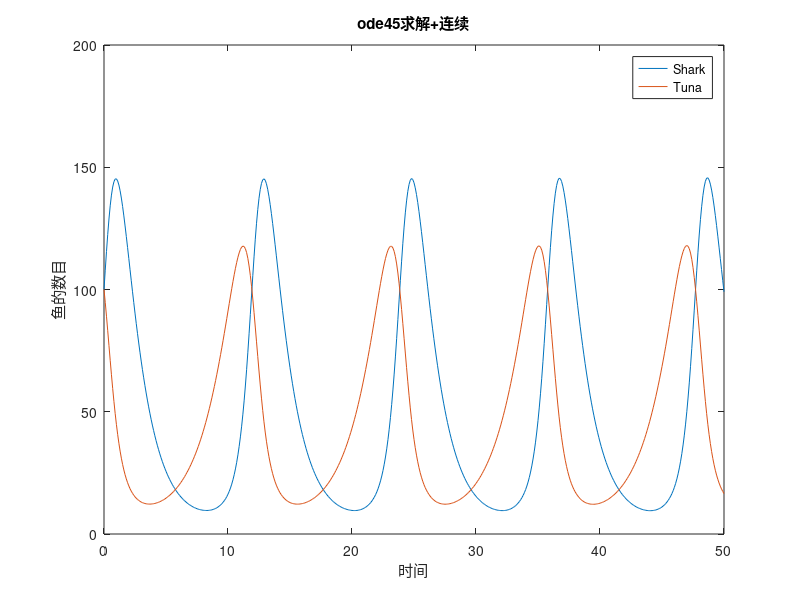

MATLAB code for this plot:
f = @(t, y) [0.015*y(1)*y(2)-0.7*y(1); 0.5*y(2)-0.01*y(1)*y(2)];
tspan=[0:0.1:50];
y0=[100;100];
[t, y] = ode45(f, tspan, y0);
plot(t, y(:, 1), t, y(:, 2));
title('ode45求解+连续');
legend('Shark', 'Tuna');
xlabel('时间');
ylabel('鱼的数目');